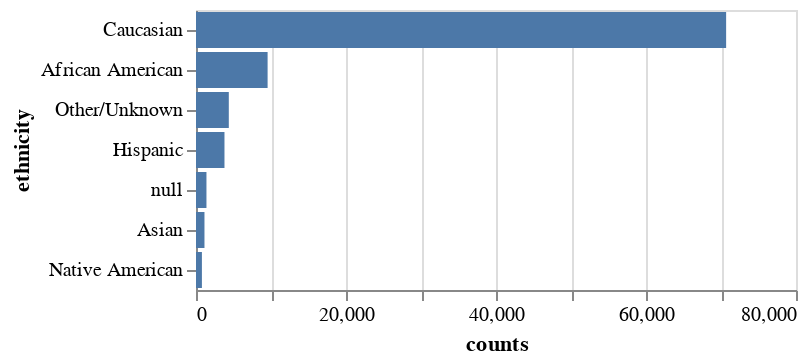

Here is the notebook cell this chart was saved with:
### Code cell
apache_3j_bodysystem_counts = null_col_vals.select(pl.col("ethnicity")).to_series().value_counts(sort=True).to_pandas()

alt.Chart(apache_3j_bodysystem_counts).mark_bar().encode(
    alt.Y('ethnicity:N', sort=alt.EncodingSortField(field="counts", order='descending')),
    alt.X('counts')
)

### Figure 1 — Vega-Lite specification as saved in the notebook (floating-point values rounded to 4 significant figures)
{"config": {"view": {"continuousWidth": 300, "continuousHeight": 300}}, "data": {"name": "data-46b5a19d6f51e71b9038951f96096979"}, "mark": {"type": "bar"}, "encoding": {"x": {"field": "counts", "type": "quantitative"}, "y": {"field": "ethnicity", "sort": {"field": "counts", "order": "descending"}, "type": "nominal"}}, "$schema": "https://vega.github.io/schema/vega-lite/v5.15.1.json", "datasets": {"data-46b5a19d6f51e71b9038951f96096979": [{"ethnicity": "Caucasian", "counts": 70684}, {"ethnicity": "African American", "counts": 9547}, {"ethnicity": "Other/Unknown", "counts": 4374}, {"ethnicity": "Hispanic", "counts": 3796}, {"ethnicity": null, "counts": 1395}, {"ethnicity": "Asian", "counts": 1129}, {"ethnicity": "Native American", "counts": 788}]}}
